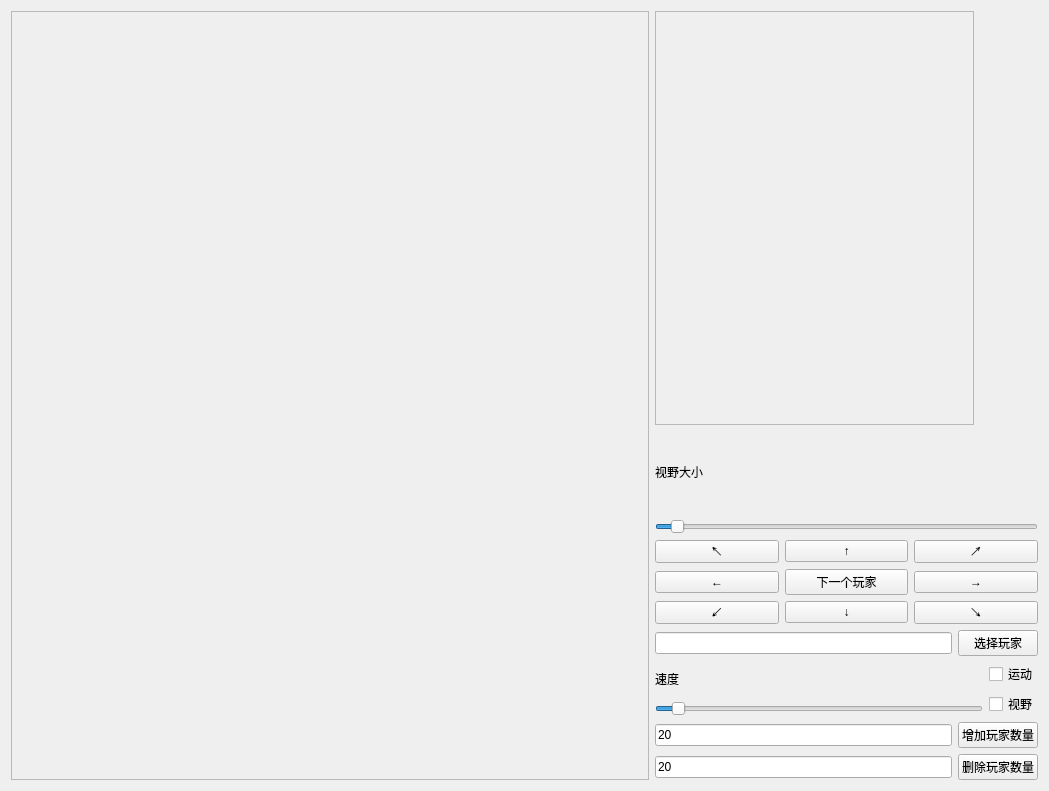
<?xml version="1.0" encoding="UTF-8"?>
<ui version="4.0">
 <class>Widget</class>
 <widget class="QWidget" name="Widget">
  <property name="geometry">
   <rect>
    <x>0</x>
    <y>0</y>
    <width>1049</width>
    <height>791</height>
   </rect>
  </property>
  <property name="windowTitle">
   <string>Widget</string>
  </property>
  <layout class="QGridLayout" name="gridLayout_2">
   <item row="0" column="0">
    <layout class="QHBoxLayout" name="horizontalLayout_6" stretch="5,3">
     <item>
      <widget class="LabelPaint" name="player_map">
       <property name="sizePolicy">
        <sizepolicy hsizetype="Preferred" vsizetype="MinimumExpanding">
         <horstretch>0</horstretch>
         <verstretch>0</verstretch>
        </sizepolicy>
       </property>
       <property name="autoFillBackground">
        <bool>true</bool>
       </property>
       <property name="frameShape">
        <enum>QFrame::StyledPanel</enum>
       </property>
       <property name="frameShadow">
        <enum>QFrame::Plain</enum>
       </property>
       <property name="text">
        <string/>
       </property>
      </widget>
     </item>
     <item>
      <layout class="QVBoxLayout" name="verticalLayout_3" stretch="4,1,3,1,1,1,1">
       <property name="sizeConstraint">
        <enum>QLayout::SetDefaultConstraint</enum>
       </property>
       <item>
        <layout class="QHBoxLayout" name="horizontalLayout_5" stretch="5,1">
         <item>
          <widget class="LabelPaint" name="little_map">
           <property name="sizePolicy">
            <sizepolicy hsizetype="Minimum" vsizetype="Minimum">
             <horstretch>100</horstretch>
             <verstretch>100</verstretch>
            </sizepolicy>
           </property>
           <property name="baseSize">
            <size>
             <width>100</width>
             <height>100</height>
            </size>
           </property>
           <property name="autoFillBackground">
            <bool>true</bool>
           </property>
           <property name="frameShape">
            <enum>QFrame::StyledPanel</enum>
           </property>
           <property name="frameShadow">
            <enum>QFrame::Plain</enum>
           </property>
           <property name="text">
            <string/>
           </property>
          </widget>
         </item>
         <item>
          <spacer name="horizontalSpacer_2">
           <property name="orientation">
            <enum>Qt::Horizontal</enum>
           </property>
           <property name="sizeHint" stdset="0">
            <size>
             <width>40</width>
             <height>20</height>
            </size>
           </property>
          </spacer>
         </item>
        </layout>
       </item>
       <item>
        <layout class="QVBoxLayout" name="verticalLayout_4" stretch="1,5">
         <item>
          <widget class="QLabel" name="label">
           <property name="text">
            <string>视野大小</string>
           </property>
          </widget>
         </item>
         <item>
          <widget class="QSlider" name="view_range">
           <property name="maximum">
            <number>500</number>
           </property>
           <property name="value">
            <number>20</number>
           </property>
           <property name="orientation">
            <enum>Qt::Horizontal</enum>
           </property>
          </widget>
         </item>
        </layout>
       </item>
       <item>
        <layout class="QGridLayout" name="gridLayout">
         <item row="1" column="0">
          <widget class="QPushButton" name="left_move">
           <property name="text">
            <string>←</string>
           </property>
          </widget>
         </item>
         <item row="2" column="2">
          <widget class="QPushButton" name="right_down_move">
           <property name="text">
            <string>↘</string>
           </property>
          </widget>
         </item>
         <item row="2" column="0">
          <widget class="QPushButton" name="left_down_move">
           <property name="text">
            <string>↙</string>
           </property>
          </widget>
         </item>
         <item row="0" column="1">
          <widget class="QPushButton" name="up_move">
           <property name="text">
            <string>↑</string>
           </property>
          </widget>
         </item>
         <item row="0" column="2">
          <widget class="QPushButton" name="right_up_move">
           <property name="text">
            <string>↗</string>
           </property>
          </widget>
         </item>
         <item row="2" column="1">
          <widget class="QPushButton" name="down_move">
           <property name="text">
            <string>↓</string>
           </property>
          </widget>
         </item>
         <item row="0" column="0">
          <widget class="QPushButton" name="left_up_move">
           <property name="text">
            <string>↖</string>
           </property>
          </widget>
         </item>
         <item row="1" column="2">
          <widget class="QPushButton" name="right_move">
           <property name="text">
            <string>→</string>
           </property>
          </widget>
         </item>
         <item row="1" column="1">
          <widget class="QPushButton" name="next_player">
           <property name="text">
            <string>下一个玩家</string>
           </property>
          </widget>
         </item>
        </layout>
       </item>
       <item>
        <layout class="QHBoxLayout" name="horizontalLayout">
         <item>
          <widget class="QLineEdit" name="player_number"/>
         </item>
         <item>
          <widget class="QPushButton" name="choice_player">
           <property name="text">
            <string>选择玩家</string>
           </property>
          </widget>
         </item>
        </layout>
       </item>
       <item>
        <layout class="QHBoxLayout" name="horizontalLayout_2">
         <item>
          <layout class="QVBoxLayout" name="verticalLayout_2">
           <item>
            <widget class="QLabel" name="label_2">
             <property name="text">
              <string>速度</string>
             </property>
            </widget>
           </item>
           <item>
            <widget class="QSlider" name="running_speed">
             <property name="value">
              <number>5</number>
             </property>
             <property name="orientation">
              <enum>Qt::Horizontal</enum>
             </property>
            </widget>
           </item>
          </layout>
         </item>
         <item>
          <layout class="QVBoxLayout" name="verticalLayout">
           <item>
            <widget class="QCheckBox" name="is_running">
             <property name="text">
              <string>运动</string>
             </property>
            </widget>
           </item>
           <item>
            <widget class="QCheckBox" name="is_open_view">
             <property name="text">
              <string>视野</string>
             </property>
            </widget>
           </item>
          </layout>
         </item>
        </layout>
       </item>
       <item>
        <layout class="QHBoxLayout" name="horizontalLayout_3">
         <item>
          <widget class="QLineEdit" name="add_player_count">
           <property name="text">
            <string>20</string>
           </property>
          </widget>
         </item>
         <item>
          <widget class="QPushButton" name="add_player">
           <property name="text">
            <string>增加玩家数量</string>
           </property>
          </widget>
         </item>
        </layout>
       </item>
       <item>
        <layout class="QHBoxLayout" name="horizontalLayout_4">
         <item>
          <widget class="QLineEdit" name="delete_player_count">
           <property name="text">
            <string>20</string>
           </property>
          </widget>
         </item>
         <item>
          <widget class="QPushButton" name="delete_player">
           <property name="text">
            <string>删除玩家数量</string>
           </property>
          </widget>
         </item>
        </layout>
       </item>
      </layout>
     </item>
    </layout>
   </item>
  </layout>
 </widget>
 <customwidgets>
  <customwidget>
   <class>LabelPaint</class>
   <extends>QLabel</extends>
   <header>labelpaint.h</header>
  </customwidget>
 </customwidgets>
 <resources/>
 <connections/>
</ui>
